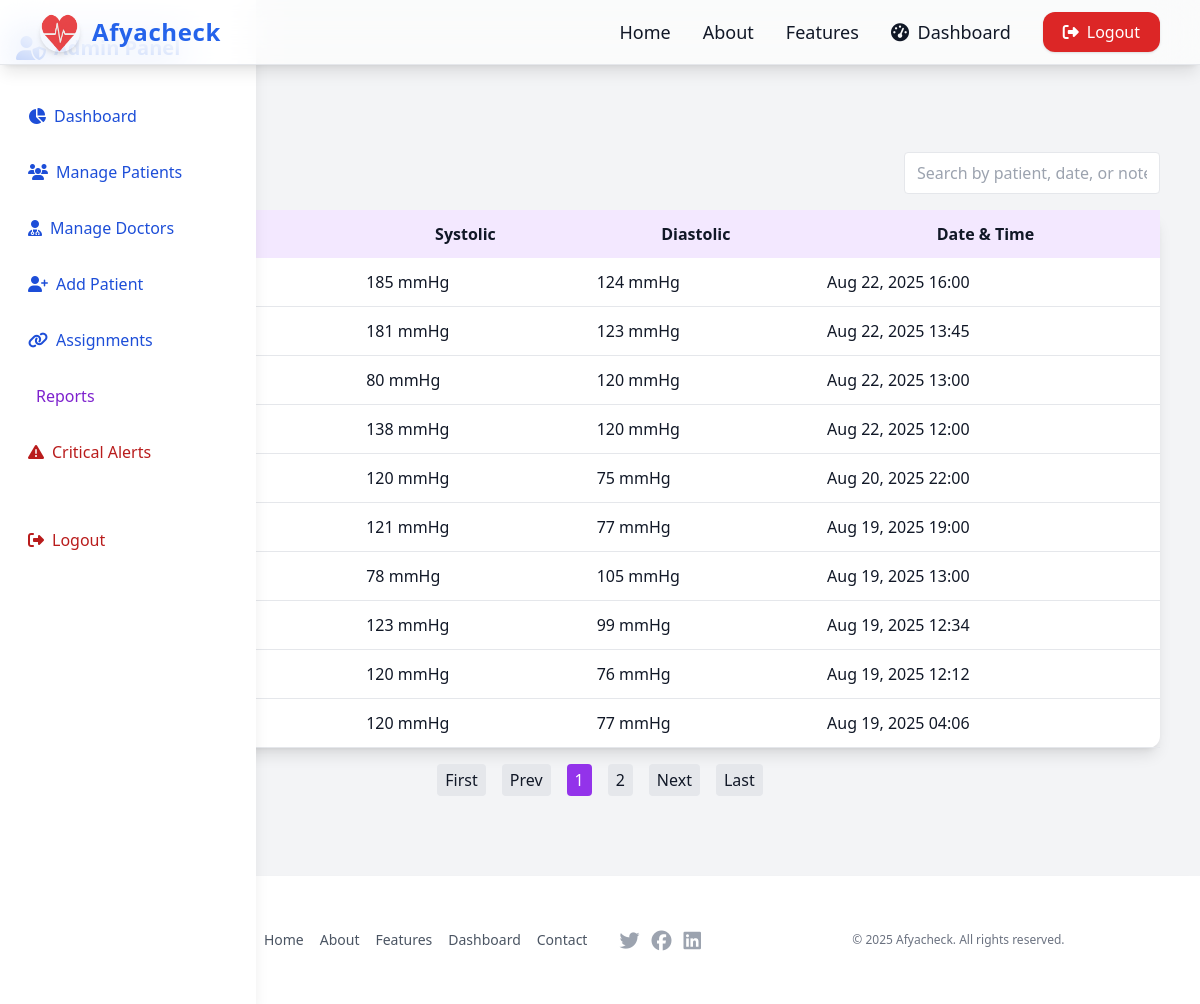
Page /bp_readings.php (signed in) on the committed database.
### tables this page shows
CREATE TABLE `bp_readings` (
  `id` int(11) NOT NULL,
  `patient_id` int(11) NOT NULL,
  `systolic` int(11) NOT NULL,
  `diastolic` int(11) NOT NULL,
  `pulse` int(11) NOT NULL,
  `reading_time` datetime NOT NULL,
  `created_at` timestamp NOT NULL DEFAULT current_timestamp(),
  `doctor_comment` text DEFAULT NULL,
  `status` varchar(30) DEFAULT 'Normal'
);

### bp_readings.php (the view, shortened to what this page needs)
<?php
require_once __DIR__ . '/db.php';
$stmt = $pdo->prepare('SELECT r.*, p.fullname FROM bp_readings r JOIN patients p ON r.patient_id = p.id ORDER BY r.reading_time DESC');
$stmt->execute();
$readings = $stmt->fetchAll(PDO::FETCH_ASSOC);
?>
<!DOCTYPE html>
<html lang="en">
<head>
    <script src="https://cdn.tailwindcss.com"></script>
    <link rel="stylesheet" href="https://cdnjs.cloudflare.com/ajax/libs/font-awesome/6.5.1/css/all.min.css">
</head>
<body class="bg-gray-100 dark:bg-gray-900 text-gray-900 dark:text-gray-100 min-h-screen font-sans">
    <div class="flex min-h-screen">
        <?php include __DIR__ . '/components/sidebar.php'; ?>
        <div class="flex-1">
            <?php include __DIR__ . '/components/navbar.php'; ?>
            <div class="max-w-6xl mx-auto py-8 px-4">
                <h2 class="text-2xl font-bold text-purple-600 mb-6 flex items-center gap-2">
                </h2>
                <div class="mb-4 flex justify-end">
                    <input type="text" id="bpSearch" placeholder="Search by patient, date, or note..."
                        class="px-3 py-2 rounded border w-64 dark:bg-gray-700 dark:border-gray-600" />
                </div>
                <table id="bpTable" class="w-full table-auto bg-white dark:bg-gray-800 rounded-xl shadow-lg">
                    <thead class="bg-purple-100 dark:bg-gray-700">
                        <tr>
                            <th class="px-4 py-3">Patient</th>
                            <th class="px-4 py-3">Systolic</th>
                            <th class="px-4 py-3">Diastolic</th>
                            <th class="px-4 py-3">Date & Time</th>
                        </tr>
                    </thead>
                    <tbody>
                        <?php foreach ($readings as $r): ?>
                        <tr class="border-b">
                            <td class="px-4 py-3"><?php echo htmlspecialchars($r['fullname']); ?></td>
                            <td class="px-4 py-3"><?php echo htmlspecialchars($r['systolic']); ?> mmHg</td>
                            <td class="px-4 py-3"><?php echo htmlspecialchars($r['diastolic']); ?> mmHg</td>
                            <td class="px-4 py-3"><?php echo date('M d, Y H:i', strtotime($r['reading_time'])); ?></td>
                        </tr>
                        <?php endforeach; ?>
                    </tbody>
                </table>
                <div id="pagination" class="flex justify-center items-center mt-4 gap-2"></div>
            </div>
            <?php include __DIR__ . '/components/footer.php'; ?>
        </div>
    </div>
</body>
</html>

### components/sidebar.php (shortened to what this page needs)
<?php
$is_admin = isset($_SESSION['admin_id']);
$is_doctor = isset($_SESSION['doctor_id']);
?>
<aside
    class="w-64 bg-white dark:bg-gray-800 shadow-lg flex flex-col py-8 px-4 fixed top-0 left-0 h-screen z-40 md:w-64 w-full">
    <div class="flex items-center gap-2 mb-8">
        <?php if ($is_admin): ?>
        <i class="fa-solid fa-user-shield text-2xl text-blue-600 dark:text-teal-400"></i>
        <span class="text-xl font-bold text-blue-600 dark:text-teal-400">Admin Panel</span>
        <?php elseif ($is_doctor): ?>
        <i class="fa-solid fa-user-md text-2xl text-blue-600 dark:text-teal-400"></i>
        <span class="text-xl font-bold text-blue-600 dark:text-teal-400">Doctor Panel</span>
        <?php endif; ?>
    </div>
    <nav class="flex flex-col gap-4">
        <?php if ($is_admin): ?>
        <a href="admin_dashboard.php"
            class="flex items-center gap-2 px-3 py-2 rounded-lg hover:bg-blue-100 dark:hover:bg-blue-900 transition text-blue-700 dark:text-blue-300 font-medium"><i
                class="fa-solid fa-chart-pie"></i> Dashboard</a>
        <a href="manage_patients.php"
            class="flex items-center gap-2 px-3 py-2 rounded-lg hover:bg-blue-100 dark:hover:bg-blue-900 transition text-blue-700 dark:text-blue-300 font-medium"><i
                class="fa-solid fa-users"></i> Manage Patients</a>
        <a href="manage_doctors.php"
            class="flex items-center gap-2 px-3 py-2 rounded-lg hover:bg-blue-100 dark:hover:bg-blue-900 transition text-blue-700 dark:text-blue-300 font-medium"><i
                class="fa-solid fa-user-md"></i> Manage Doctors</a>
        <a href="add_patient.php"
            class="flex items-center gap-2 px-3 py-2 rounded-lg hover:bg-blue-100 dark:hover:bg-blue-900 transition text-blue-700 dark:text-blue-300 font-medium"><i
                class="fa-solid fa-user-plus"></i> Add Patient</a>
        <a href="assignments.php"
            class="flex items-center gap-2 px-3 py-2 rounded-lg hover:bg-blue-100 dark:hover:bg-blue-900 transition text-blue-700 dark:text-blue-300 font-medium"><i
                class="fa-solid fa-link"></i> Assignments</a>
        <a href="reports.php"
            class="flex items-center gap-2 px-3 py-2 rounded-lg hover:bg-purple-100 dark:hover:bg-purple-900 transition text-purple-700 dark:text-purple-300 font-medium"> Reports</a>
        <a href="critical_alerts.php"
            class="flex items-center gap-2 px-3 py-2 rounded-lg hover:bg-red-100 dark:hover:bg-red-900 transition text-red-700 dark:text-red-300 font-medium"><i
                class="fa-solid fa-exclamation-triangle"></i> Critical Alerts</a>
        <?php endif; ?>
        <a href="logout.php"
            class="flex items-center gap-2 px-3 py-2 rounded-lg hover:bg-red-100 dark:hover:bg-red-900 transition text-red-700 dark:text-red-300 font-medium mt-8"><i
                class="fa-solid fa-sign-out-alt"></i> Logout</a>
    </nav>
</aside>

### components/navbar.php (shortened to what this page needs)
<?php
if (!isset($hasSidebar)) {
    $hasSidebar = false;
}
?>
<nav class="bg-white/60 dark:bg-gray-900/60 shadow-lg fixed w-full z-40 top-0 left-0 transition-colors duration-500 backdrop-blur-xl border-b border-gray-200 dark:border-gray-800 <?php echo $hasSidebar ? 'md:ml-64' : ''; ?>"
    style="backdrop-filter: blur(20px); -webkit-backdrop-filter: blur(20px);">
    <div class="w-full px-6 md:px-10">
        <div class="flex justify-between h-16 items-center w-full">
            <a href="index.php" class="flex items-center gap-3 hover:scale-105 transition-transform">
                <img src="assets/logo.png" alt="Afyacheck Logo" class="h-10 w-10 rounded-full shadow-md">
                <span class="text-2xl font-extrabold text-blue-600 dark:text-teal-400 tracking-wide">Afyacheck</span>
            </a>
            <div
                class="hidden md:flex gap-8 items-center <?php echo $hasSidebar ? 'justify-center flex-1' : 'justify-end'; ?>">
                <a href="index.php"
                    class="relative text-lg font-medium hover:text-blue-600 dark:hover:text-teal-300 transition group">
                    Home
                </a>
                <a href="#about"
                    class="relative text-lg font-medium hover:text-blue-600 dark:hover:text-teal-300 transition group">
                    About
                </a>
                <a href="#features"
                    class="relative text-lg font-medium hover:text-blue-600 dark:hover:text-teal-300 transition group">
                    Features
                </a>
                <?php if (isset($_SESSION['admin_id'])): ?>
                <a href="admin_dashboard.php"
                    class="text-lg font-medium hover:text-blue-600 dark:hover:text-teal-300 transition"><i
                        class="fa fa-tachometer-alt mr-1"></i> Dashboard</a>
                <?php elseif (isset($_SESSION['doctor_id'])): ?>
                <a href="doctor_dashboard.php"
                    class="text-lg font-medium hover:text-blue-600 dark:hover:text-teal-300 transition"><i
                        class="fa fa-tachometer-alt mr-1"></i> Dashboard</a>
                <?php endif; ?>
                <?php if (isset($_SESSION['patient_id']) || isset($_SESSION['admin_id']) || isset($_SESSION['doctor_id'])): ?>
                <a href="logout.php"
                    class="px-5 py-2 bg-red-600 text-white rounded-xl shadow hover:shadow-lg hover:bg-red-700 transition flex items-center gap-2"><i
                        class="fa fa-sign-out-alt"></i> Logout</a>
                <?php endif; ?>
            </div>
        </div>
    </div>
</nav>
<div class="h-16"></div>

### components/footer.php (shortened to what this page needs)
<footer class="bg-white dark:bg-gray-900 shadow-lg py-6 mt-12 <?php echo $hasSidebar ? 'md:ml-64' : ''; ?>">
    <div class="max-w-7xl mx-auto px-4 flex flex-col md:flex-row items-center justify-between gap-8">
        <div class="flex flex-col md:flex-row items-center gap-4 md:gap-8">
            <div class="flex items-center gap-2">
                <span class="text-lg font-bold text-blue-600 dark:text-teal-400">Afyacheck</span>
            </div>
            <span class="text-gray-500 dark:text-gray-400 text-sm">Empowering health through technology.</span>
        </div>
        <div
            class="flex flex-col md:flex-row items-center gap-4 md:gap-8 <?php echo $hasSidebar ? 'justify-center flex-1' : 'justify-end'; ?>">
            <div class="flex gap-4">
                <a href="index.php"
                    class="text-gray-600 dark:text-gray-300 hover:text-blue-600 dark:hover:text-teal-400 text-sm">Home</a>
                <a href="#about"
                    class="text-gray-600 dark:text-gray-300 hover:text-blue-600 dark:hover:text-teal-400 text-sm">About</a>
                <a href="#features"
                    class="text-gray-600 dark:text-gray-300 hover:text-blue-600 dark:hover:text-teal-400 text-sm">Features</a>
                <a href="admin_dashboard.php"
                    class="text-gray-600 dark:text-gray-300 hover:text-blue-600 dark:hover:text-teal-400 text-sm">Dashboard</a>
                <a href="#contact"
                    class="text-gray-600 dark:text-gray-300 hover:text-blue-600 dark:hover:text-teal-400 text-sm">Contact</a>
            </div>
            <div class="flex gap-3 mt-2 md:mt-0">
                <a href="#" class="text-gray-400 hover:text-blue-500"><i class="fab fa-twitter fa-lg"></i></a>
                <a href="#" class="text-gray-400 hover:text-blue-700"><i class="fab fa-facebook fa-lg"></i></a>
                <a href="#" class="text-gray-400 hover:text-blue-800"><i class="fab fa-linkedin fa-lg"></i></a>
            </div>
        </div>
        <div class="text-gray-500 dark:text-gray-400 text-xs text-center w-full mt-4 md:mt-0">
            &copy; <?php echo date('Y'); ?> Afyacheck. All rights reserved.
        </div>
    </div>
</footer>

### rows in the picture
bp_readings: systolic "185", diastolic "124", reading_time "Aug 22, 2025 16:00"
bp_readings: systolic "181", diastolic "123", reading_time "Aug 22, 2025 13:45"
bp_readings: systolic "80", diastolic "120", reading_time "Aug 22, 2025 13:00"
bp_readings: systolic "138", diastolic "120", reading_time "Aug 22, 2025 12:00"
bp_readings: systolic "120", diastolic "75", reading_time "Aug 20, 2025 22:00"
bp_readings: systolic "121", diastolic "77", reading_time "Aug 19, 2025 19:00"
bp_readings: systolic "78", diastolic "105", reading_time "Aug 19, 2025 13:00"
bp_readings: systolic "123", diastolic "99", reading_time "Aug 19, 2025 12:34"
bp_readings: systolic "120", diastolic "76", reading_time "Aug 19, 2025 12:12"
bp_readings: systolic "120", diastolic "77", reading_time "Aug 19, 2025 04:06"
